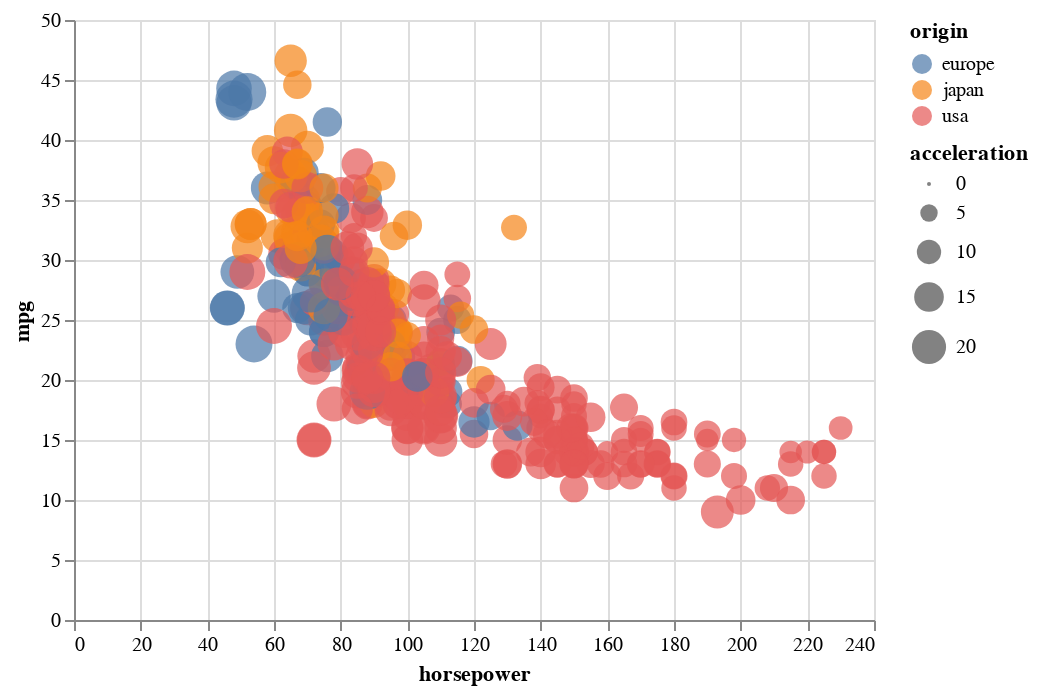

Source (notebook cell):
### Markdown cell above
# Bubble plots

### Code cell
alt.Chart(df).mark_point(filled=True).encode(
    x='horsepower',
    y='mpg',
    size='acceleration',
    color='origin'
)

### Figure 1 — Vega-Lite specification as saved in the notebook (floating-point values rounded to 4 significant figures; data arrays with more than 128 entries replaced by an {"elided": "..."} marker saying what was removed)
{"config": {"view": {"continuousWidth": 400, "continuousHeight": 300}}, "data": {"name": "data-f1198cc0481ad698d7dc4699e0a3efa7"}, "mark": {"type": "point", "filled": true}, "encoding": {"color": {"type": "nominal", "field": "origin"}, "size": {"type": "quantitative", "field": "acceleration"}, "x": {"type": "quantitative", "field": "horsepower"}, "y": {"type": "quantitative", "field": "mpg"}}, "$schema": "https://vega.github.io/schema/vega-lite/v4.8.1.json", "datasets": {"data-f1198cc0481ad698d7dc4699e0a3efa7": {"elided": "398 records"}}}
